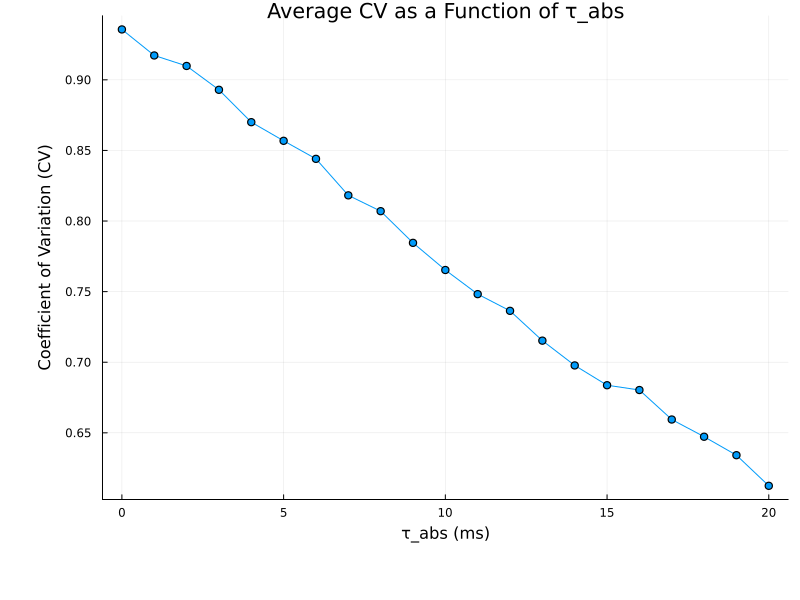

Reproduce this figure in Julia.
using Distributions
using Plots
using Statistics
using Measures

# Analytical solution for ρ(τ)
function rho_analytical(τ, λ, τ_abs, τ_rel)
    if τ <= τ_abs
        return 0.0
    else
        H_τ = λ * (1 - exp(-(τ - τ_abs) / τ_rel))
        S_τ = exp(-λ * (τ - τ_abs - τ_rel + τ_rel * exp(-(τ - τ_abs) / τ_rel)))
        return H_τ * S_τ
    end
end

function simulate_spike_times(λ, τ_abs, τ_rel, T, dt)
    t = 0.0
    spike_times = []
    while t < T
        # Calculate hazard rate at current time, considering λ in Hz and converting dt to seconds for this calculation
        rate = λ * (1 - exp(-(t - (isempty(spike_times) ? 0 : spike_times[end])) / τ_rel))
        p_spike = 1 - exp(-rate * dt / 1000)  # Convert dt to seconds for this calculation if λ is in Hz
        if rand() < p_spike
            push!(spike_times, t)
            t += τ_abs  # Ensure τ_abs is in ms, consistent with t and dt
        end
        t += dt
    end
    return spike_times
end




# Corrected function for numerical estimation and plotting
function estimate_rho(spike_times, τ_abs, τ_rel, λ)
    isi = diff(spike_times)
    # Assuming continuous intervals for plotting
    τ_vals = minimum(isi):0.001:maximum(isi)
    ρ_analytical_vals = [rho_analytical(τ, λ/1000, τ_abs, τ_rel) for τ in τ_vals]

    # Plot numerical estimation as histogram
    histogram(isi, bins=100, normed=true, alpha=0.5, label="Numerical τ_abs=$τ_abs, τ_rel=$τ_rel",left_margin=20mm,bottom_margin=20mm,size=(800,600))

    # Overlay analytical solution
    plot!(τ_vals, ρ_analytical_vals, label="Analytical τ_abs=$τ_abs, τ_rel=$τ_rel", lw=2)
end


# Function to compute CV from spike times
function compute_cv(spike_times)
    isi = diff(spike_times)
    return std(isi) / mean(isi)
end

# Initialize parameters
λ = 30.0  # Hz
τ_rel = 3.0  # ms, fixed absolute refractory period
τ_abs_values = 0:1:20  # ms, range of relative refractory periods
num_simulations = 10  # Number of simulations per τ_rel value

# Arrays to store results
τ_abs_array = []
cv_means = []

for τ_abs in τ_abs_values
    cvs = Float64[]  # To store CVs for each simulation
    for sim in 1:num_simulations
        spike_times = simulate_spike_times(λ, τ_abs, τ_rel, 1e5,0.1)
        cv = compute_cv(spike_times)
        push!(cvs, cv)
    end
    push!(τ_abs_array, τ_abs)
    push!(cv_means, mean(cvs))  # Compute and store the average CV
end

# Plotting average CV as a function of τ_rel
p = plot(τ_abs_array, cv_means, xlabel="τ_abs (ms)", ylabel="Coefficient of Variation (CV)",
         title="Average CV as a Function of τ_abs", legend=false, marker=:circle,left_margin=20mm,bottom_margin=20mm,size=(800,600))

# Save the plot
savefig(p, "p3_e.png")


